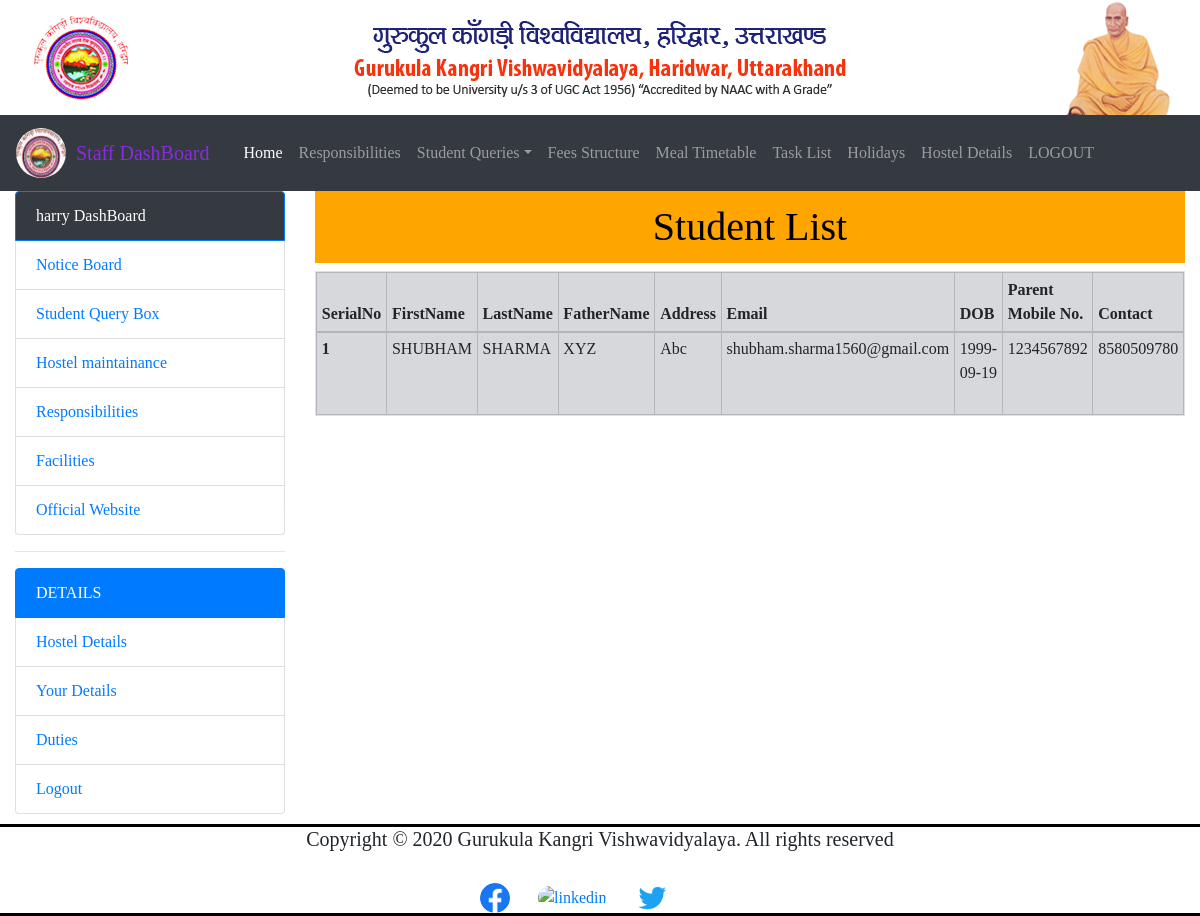
The page /employee/studentlist.php (signed in) on the database its author committed.
### tables this page shows
CREATE TABLE `allotedstudent` (
  `SerialNo` int(11) NOT NULL,
  `FirstName` varchar(50) NOT NULL,
  `LastName` varchar(50) NOT NULL,
  `FatherName` varchar(50) NOT NULL,
  `Address` varchar(100) NOT NULL,
  `ParentMobNo` varchar(10) NOT NULL,
  `Email` varchar(40) NOT NULL,
  `DOB` date NOT NULL,
  `Contact` varchar(10) NOT NULL,
  `Category` varchar(10) NOT NULL,
  `Marks` varchar(10) NOT NULL,
  `Username` varchar(40) NOT NULL,
  `passcode` varchar(80) NOT NULL,
  `Branch` varchar(30) NOT NULL,
  `YearOfStudy` varchar(30) NOT NULL,
  `Hostel` varchar(30) NOT NULL
);

### employee/studentlist.php (the view, shortened to what this page needs)
<?php
 $conn = OpenCon();
  $query="SELECT `SerialNo` , `FirstName` , `LastName` , `FatherName` , `Address` ,`ParentMobNo`,`Email`, `DOB` , `Contact`,`Marks`,`Category` ,`Branch` ,`YearOfStudy`,`Hostel` FROM `allotedstudent`";
  $result=mysqli_query($conn,$query);
?>
<!doctype html>
<html lang="en">
<head>
    <link rel="stylesheet" href="https://stackpath.bootstrapcdn.com/bootstrap/4.4.1/css/bootstrap.min.css"
>
</head>
<body>
  <header id="header">
    <div class="container-fluid" style="display: flex;">
      <div id="logo" class="col-lg-3 col-md-3 logo"><a href="https://www.gkv.ac.in/"><img src="../images/logo.png"></a>
      </div>
      <div id="gkv" class="col-lg-6 col-md-6 U-name text-center"><a href="https://www.gkv.ac.in/"><img id="gkv"
            src="../images/gkv-un.png"></a></div>
      <div id="media" class="col-lg-3 col-md-3 founder text-right"><a href="https://www.gkv.ac.in/" target="_blank"><img
            src="../images/gkv-founder.png"></a></div>
    </div>
  </header>
  <nav class="navbar sticky-top navbar-expand-lg navbar-dark bg-dark">
    <a style="display: flex;" class="navbar-brand" href="/gkvhms/employee/employee.php"
      style="font-size:1.55rem;color:royalblue ;">
      <img src="../images/GKV.jpg" width="50" height="50" class="d-inline-block rounded-circle" alt="GKV">
      <p style="color: blueviolet; margin: 10px;">Staff DashBoard</p>
    </a>
          <div class="collapse navbar-collapse" id="navbarNavDropdown">
              <ul class="navbar-nav">
                  <li class="nav-item active">
                      <a class="nav-link" href="/gkvhms/employee/employee.php#home">Home <span class="sr-only">(current)</span></a>
                  </li>
                  <li class="nav-item">
                      <a class="nav-link" href="/gkvhms/employee/employee.php#responsibilities">Responsibilities</a>
                  </li>
                  <li class="nav-item dropdown">
          <a class="nav-link dropdown-toggle" href="#" id="navbarDropdownMenuLink" role="button" data-toggle="dropdown"
            aria-haspopup="true" aria-expanded="false">Student Queries</a>
    </li>
                <li class="nav-item">
                <a class="nav-link" href="/gkvhms/employee/employee.php#fees" >Fees Structure</a>
                </li>
                <li class="nav-item"">
                    <a class="nav-link" href="/gkvhms/employee/employee.php#meal" >Meal Timetable</a>
                </li>
                <li class="nav-item">
                    <a class="nav-link" href="/gkvhms/employee/employee.php#task">Task List</a>
                </li>
                <li class="nav-item">
                    <a class="nav-link" href="/gkvhms/employee/employee.php#holiday">Holidays</a>
                </li>
                <li class="nav-item">
                    <a class="nav-link" href="/gkvhms/employee/employee.php#details">Hostel Details</a>
                </li>
                <li class="nav-item">
                    <a class="nav-link" href="/gkvhms/employee/logout.php">LOGOUT</a>
                </li>
            </ul>
        </div>
    </nav>
    <div class="container-fluid" style="overflow:auto;">
        <div class="row">
            <div class="col-md-3">
                <div class="list-group">
                    <a class="list-group-item active navbar-dark bg-dark" id="home"> <?php echo $_SESSION['username'];?> DashBoard</a>
                    <a href="/gkvhms/employee/employee.php#notice" class="list-group-item">Notice Board</a>
                    <a href="/gkvhms/employee/showstudentquery.php"class="list-group-item"> Student Query Box</a>
                    <a href="/gkvhms/employee/employee.php#maintain" class="list-group-item">Hostel maintainance</a>
                    <a href="/gkvhms/employee/employee.php#responsibilities" class="list-group-item">Responsibilities</a>
                    <a href="/gkvhms/employee/employee.php#facilities" class="list-group-item">Facilities</a>
                    <a href="/gkvhms/official/index.html" target="_blank"class="list-group-item">Official Website</a>
                </div>
                <hr>
                <div class="list-group">
                    <a href="" class="list-group-item active">DETAILS</a>
                    <a href="/gkvhms/employee/employee.php#details" class="list-group-item">Hostel Details</a>
                    <a href="/gkvhms/employee/employeelist.php" class="list-group-item">Your Details</a>
                    <a href="/gkvhms/employee/employee.php#task"class="list-group-item">Duties</a>
                    <a href="/gkvhms/employee/logout.php" class="list-group-item" >Logout</a>
                </div>
            </div>
        <div class="col-md-9" id="home">
<h1 style="color:black;background-color:orange; padding:12px 5px; text-align:center;">Student List</h1>
        <table class="table table-sm table-responsive table-hover table-secondary table-bordered">
            <thead>
                <tr>
                    <th scope="col">SerialNo</th>
                    <th scope="col">FirstName</th>
                    <th scope="col">LastName</th>
                    <th scope="col">FatherName</th>
                    <th scope="col">Address</th>
                    <th scope="col">Email</th>
                    <th scope="col">DOB </th>
                    <th scope="col">Parent Mobile No. </th>
                    <th scope="col">Contact</th>
                </tr>
            </thead>
            <tbody>
                <?php
                   while($rows=mysqli_fetch_assoc($result))
                   {
                ?>
                <tr>
                    <th scope="row"><?php echo $rows['SerialNo']; ?></th>
                    <td><?php echo $rows['FirstName']; ?></td>
                    <td><?php echo $rows['LastName'] ;?></td>
                    <td><?php echo $rows['FatherName']; ?></td>
                    <td><?php echo $rows['Address']; ?></td>
                    <td><?php echo $rows['Email']; ?></td>
                    <td><?php echo $rows['DOB']; ?></td>
                    <td><?php echo $rows['ParentMobNo']; ?></td>
                    <td><?php echo $rows['Contact']; ?></td>
                </tr>
                <?php
                   }
                ?>
            </tbody>
        </table>
                </div>
                </div>
                </div>
                <footer style="margin-top:10px; border-top: solid black;border-bottom: solid black;">
      <h5 style="text-align: center;">Copyright © 2020 Gurukula Kangri Vishwavidyalaya. All rights reserved</h5><br>
        <a style="margin-left: 40%;" href="https://www.facebook.com/gkvharidwar"><img
            style="height: 30px; border-radius: 50px;" src="../images/facebook'.png" alt="facebook"></a>
        <a style="margin-left: 2%;"
          href="https://www.linkedin.com/authwall?trk=gf&trkInfo=AQFEcn0EYGoRwwAAAXIE2hKgc_fzaTBXkuUUdKrdwkXcNK99YyaxvWSZgEx7M14ne_wo4-4tS7hFT7M9BVtF58V7yHJuASs6ORn55MZq4hJNaUcJNJ_5HmEQw0DxCFmOGYEgX-c=&originalReferer=https://www.gkv.ac.in/&sessionRedirect=https%3A%2F%2Fwww.linkedin.com%2Fschool%2Fgurukula-kangri-vishwavidyalaya%2F"><img
            style="height: 30px; border-radius: 50px;" src="../images/linkedin.png" alt="linkedin"></a>
        <a style="margin-left: 2%;" href="https://twitter.com/gkvsocial"><img style="height: 30px; border-radius: 50px;"
            src="../images/twitter.png" alt="twitter"></a>
    </footer>
  </body>
</html>

### employee/studentlist.php (style rules this page uses)
* { scroll-behavior: smooth; font-family: Georgia, 'Times New Roman', Times, serif; }

### rows shown on the page
allotedstudent: SerialNo "1", FirstName "SHUBHAM", LastName "SHARMA", FatherName "XYZ", Address "Abc", Email "shubham.sharma1560@gmail.com", DOB "1999-09-19", ParentMobNo "1234567892", Contact "8580509780"

### other values the page prints
$_SESSION['username'] "harry"
